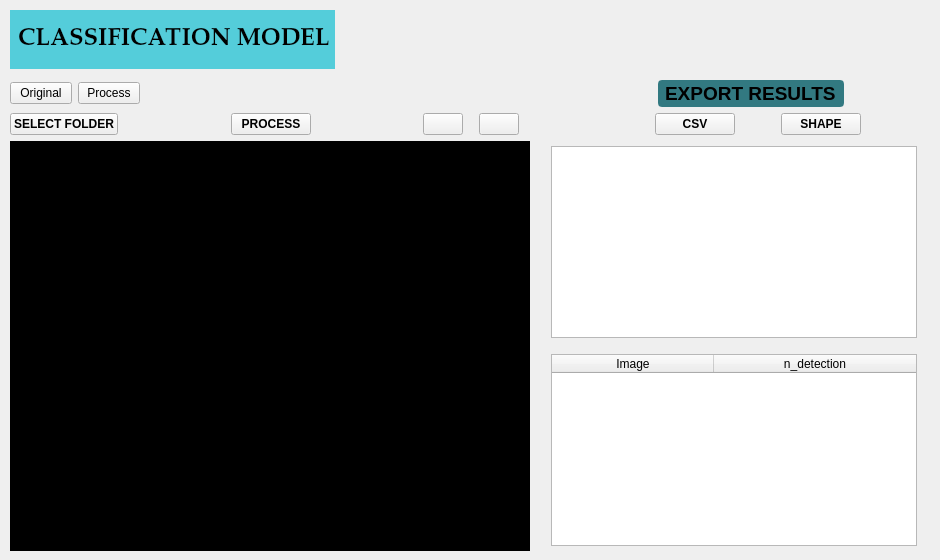
         <widget class="QWidget" name="p_model1">
          <property name="sizePolicy">
           <sizepolicy hsizetype="Preferred" vsizetype="Preferred">
            <horstretch>0</horstretch>
            <verstretch>0</verstretch>
           </sizepolicy>
          </property>
          <property name="maximumSize">
           <size>
            <width>16777215</width>
            <height>16777215</height>
           </size>
          </property>
          <property name="layoutDirection">
           <enum>Qt::LeftToRight</enum>
          </property>
          <property name="styleSheet">
           <string notr="true"/>
          </property>
          <widget class="QWidget" name="layoutWidget_3">
           <property name="geometry">
            <rect>
             <x>10</x>
             <y>10</y>
             <width>921</width>
             <height>541</height>
            </rect>
           </property>
           <layout class="QVBoxLayout" name="l_bodyhome_3">
            <property name="spacing">
             <number>6</number>
            </property>
            <property name="topMargin">
             <number>0</number>
            </property>
            <item>
             <layout class="QHBoxLayout" name="horizontalLayout_8">
              <property name="spacing">
               <number>0</number>
              </property>
              <property name="topMargin">
               <number>0</number>
              </property>
              <item>
               <widget class="QLabel" name="titulo_model_3">
                <property name="sizePolicy">
                 <sizepolicy hsizetype="Preferred" vsizetype="MinimumExpanding">
                  <horstretch>0</horstretch>
                  <verstretch>0</verstretch>
                 </sizepolicy>
                </property>
                <property name="minimumSize">
                 <size>
                  <width>0</width>
                  <height>0</height>
                 </size>
                </property>
                <property name="maximumSize">
                 <size>
                  <width>325</width>
                  <height>16777215</height>
                 </size>
                </property>
                <property name="font">
                 <font>
                  <family>Palatino Linotype</family>
                  <pointsize>18</pointsize>
                  <weight>75</weight>
                  <bold>true</bold>
                 </font>
                </property>
                <property name="layoutDirection">
                 <enum>Qt::RightToLeft</enum>
                </property>
                <property name="styleSheet">
                 <string notr="true">
 

border: 2px solid  rgb(84, 205, 218);
background-color: rgb(84, 205, 218);</string>
                </property>
                <property name="text">
                 <string>CLASSIFICATION MODEL</string>
                </property>
               </widget>
              </item>
              <item>
               <spacer name="horizontalSpacer_21">
                <property name="orientation">
                 <enum>Qt::Horizontal</enum>
                </property>
                <property name="sizeType">
                 <enum>QSizePolicy::MinimumExpanding</enum>
                </property>
                <property name="sizeHint" stdset="0">
                 <size>
                  <width>50</width>
                  <height>20</height>
                 </size>
                </property>
               </spacer>
              </item>
             </layout>
            </item>
            <item>
             <spacer name="verticalSpacer_6">
              <property name="orientation">
               <enum>Qt::Vertical</enum>
              </property>
              <property name="sizeType">
               <enum>QSizePolicy::Preferred</enum>
              </property>
              <property name="sizeHint" stdset="0">
               <size>
                <width>20</width>
                <height>5</height>
               </size>
              </property>
             </spacer>
            </item>
            <item>
             <layout class="QHBoxLayout" name="ho_titulo2_3">
              <item>
               <widget class="QPushButton" name="pushButton">
                <property name="maximumSize">
                 <size>
                  <width>62</width>
                  <height>16777215</height>
                 </size>
                </property>
                <property name="text">
                 <string>Original</string>
                </property>
               </widget>
              </item>
              <item>
               <widget class="QPushButton" name="pushButton_2">
                <property name="maximumSize">
                 <size>
                  <width>62</width>
                  <height>16777215</height>
                 </size>
                </property>
                <property name="text">
                 <string>Process</string>
                </property>
               </widget>
              </item>
              <item>
               <spacer name="horizontalSpacer_3">
                <property name="orientation">
                 <enum>Qt::Horizontal</enum>
                </property>
                <property name="sizeType">
                 <enum>QSizePolicy::Maximum</enum>
                </property>
                <property name="sizeHint" stdset="0">
                 <size>
                  <width>260</width>
                  <height>20</height>
                 </size>
                </property>
               </spacer>
              </item>
              <item>
               <widget class="QLabel" name="label_7">
                <property name="sizePolicy">
                 <sizepolicy hsizetype="Maximum" vsizetype="Maximum">
                  <horstretch>0</horstretch>
                  <verstretch>0</verstretch>
                 </sizepolicy>
                </property>
                <property name="maximumSize">
                 <size>
                  <width>300</width>
                  <height>100</height>
                 </size>
                </property>
                <property name="styleSheet">
                 <string notr="true">QLabel{
	background-color:rgba(0, 0, 0,0);
	text-align: center;
}
</string>
                </property>
                <property name="text">
                 <string/>
                </property>
               </widget>
              </item>
              <item>
               <spacer name="horizontalSpacer_22">
                <property name="orientation">
                 <enum>Qt::Horizontal</enum>
                </property>
                <property name="sizeType">
                 <enum>QSizePolicy::Maximum</enum>
                </property>
                <property name="sizeHint" stdset="0">
                 <size>
                  <width>115</width>
                  <height>20</height>
                 </size>
                </property>
               </spacer>
              </item>
              <item>
               <widget class="QLabel" name="titulo_4">
                <property name="font">
                 <font>
                  <family>Yu Gothic UI</family>
                  <pointsize>14</pointsize>
                  <weight>75</weight>
                  <bold>true</bold>
                 </font>
                </property>
                <property name="styleSheet">
                 <string notr="true">background-color: rgb(50, 121, 129);
border-radius: 4px;
border: 2px solid  rgb(50, 121, 129);

</string>
                </property>
                <property name="text">
                 <string>EXPORT RESULTS</string>
                </property>
               </widget>
              </item>
              <item>
               <spacer name="horizontalSpacer_23">
                <property name="orientation">
                 <enum>Qt::Horizontal</enum>
                </property>
                <property name="sizeType">
                 <enum>QSizePolicy::Maximum</enum>
                </property>
                <property name="sizeHint" stdset="0">
                 <size>
                  <width>87</width>
                  <height>20</height>
                 </size>
                </property>
               </spacer>
              </item>
             </layout>
            </item>
            <item>
             <layout class="QHBoxLayout" name="horizontalLayout_9">
              <item>
               <widget class="QPushButton" name="b1_select_3">
                <property name="font">
                 <font>
                  <weight>75</weight>
                  <bold>true</bold>
                 </font>
                </property>
                <property name="text">
                 <string>SELECT FOLDER</string>
                </property>
                <property name="icon">
                 <iconset>
                  <normaloff>:/iconos/folder-plus.svg</normaloff>:/iconos/folder-plus.svg</iconset>
                </property>
                <property name="iconSize">
                 <size>
                  <width>20</width>
                  <height>20</height>
                 </size>
                </property>
               </widget>
              </item>
              <item>
               <spacer name="horizontalSpacer_24">
                <property name="orientation">
                 <enum>Qt::Horizontal</enum>
                </property>
                <property name="sizeHint" stdset="0">
                 <size>
                  <width>40</width>
                  <height>20</height>
                 </size>
                </property>
               </spacer>
              </item>
              <item>
               <widget class="QPushButton" name="b2_process_3">
                <property name="font">
                 <font>
                  <weight>75</weight>
                  <bold>true</bold>
                 </font>
                </property>
                <property name="text">
                 <string>PROCESS</string>
                </property>
                <property name="icon">
                 <iconset>
                  <normaloff>:/iconos/eye.svg</normaloff>:/iconos/eye.svg</iconset>
                </property>
                <property name="iconSize">
                 <size>
                  <width>20</width>
                  <height>20</height>
                 </size>
                </property>
               </widget>
              </item>
              <item>
               <spacer name="horizontalSpacer_25">
                <property name="orientation">
                 <enum>Qt::Horizontal</enum>
                </property>
                <property name="sizeType">
                 <enum>QSizePolicy::Expanding</enum>
                </property>
                <property name="sizeHint" stdset="0">
                 <size>
                  <width>40</width>
                  <height>20</height>
                 </size>
                </property>
               </spacer>
              </item>
              <item>
               <widget class="QPushButton" name="b3_left_3">
                <property name="font">
                 <font>
                  <weight>75</weight>
                  <bold>true</bold>
                 </font>
                </property>
                <property name="text">
                 <string/>
                </property>
                <property name="icon">
                 <iconset>
                  <normaloff>:/iconos/chevrons-left.svg</normaloff>:/iconos/chevrons-left.svg</iconset>
                </property>
                <property name="iconSize">
                 <size>
                  <width>20</width>
                  <height>20</height>
                 </size>
                </property>
               </widget>
              </item>
              <item>
               <spacer name="horizontalSpacer_26">
                <property name="orientation">
                 <enum>Qt::Horizontal</enum>
                </property>
                <property name="sizeType">
                 <enum>QSizePolicy::Preferred</enum>
                </property>
                <property name="sizeHint" stdset="0">
                 <size>
                  <width>10</width>
                  <height>20</height>
                 </size>
                </property>
               </spacer>
              </item>
              <item>
               <widget class="QPushButton" name="b4_right_3">
                <property name="font">
                 <font>
                  <weight>75</weight>
                  <bold>true</bold>
                 </font>
                </property>
                <property name="text">
                 <string/>
                </property>
                <property name="icon">
                 <iconset>
                  <normaloff>:/iconos/chevrons-right.svg</normaloff>:/iconos/chevrons-right.svg</iconset>
                </property>
                <property name="iconSize">
                 <size>
                  <width>20</width>
                  <height>20</height>
                 </size>
                </property>
               </widget>
              </item>
              <item>
               <spacer name="horizontalSpacer_27">
                <property name="orientation">
                 <enum>Qt::Horizontal</enum>
                </property>
                <property name="sizeType">
                 <enum>QSizePolicy::Expanding</enum>
                </property>
                <property name="sizeHint" stdset="0">
                 <size>
                  <width>130</width>
                  <height>20</height>
                 </size>
                </property>
               </spacer>
              </item>
              <item>
               <widget class="QPushButton" name="b5_csv_3">
                <property name="font">
                 <font>
                  <weight>75</weight>
                  <bold>true</bold>
                 </font>
                </property>
                <property name="text">
                 <string>CSV</string>
                </property>
                <property name="icon">
                 <iconset>
                  <normaloff>:/iconos/file-text.svg</normaloff>:/iconos/file-text.svg</iconset>
                </property>
                <property name="iconSize">
                 <size>
                  <width>20</width>
                  <height>20</height>
                 </size>
                </property>
               </widget>
              </item>
              <item>
               <spacer name="horizontalSpacer_28">
                <property name="orientation">
                 <enum>Qt::Horizontal</enum>
                </property>
                <property name="sizeType">
                 <enum>QSizePolicy::Preferred</enum>
                </property>
                <property name="sizeHint" stdset="0">
                 <size>
                  <width>40</width>
                  <height>20</height>
                 </size>
                </property>
               </spacer>
              </item>
              <item>
               <widget class="QPushButton" name="b6_shape_3">
                <property name="font">
                 <font>
                  <weight>75</weight>
                  <bold>true</bold>
                 </font>
                </property>
                <property name="text">
                 <string>SHAPE</string>
                </property>
                <property name="icon">
                 <iconset>
                  <normaloff>:/iconos/list.svg</normaloff>:/iconos/list.svg</iconset>
                </property>
                <property name="iconSize">
                 <size>
                  <width>20</width>
                  <height>20</height>
                 </size>
                </property>
               </widget>
              </item>
              <item>
               <spacer name="horizontalSpacer_29">
                <property name="orientation">
                 <enum>Qt::Horizontal</enum>
                </property>
                <property name="sizeType">
                 <enum>QSizePolicy::Preferred</enum>
                </property>
                <property name="sizeHint" stdset="0">
                 <size>
                  <width>70</width>
                  <height>20</height>
                 </size>
                </property>
               </spacer>
              </item>
             </layout>
            </item>
            <item>
             <layout class="QHBoxLayout" name="lout3_3">
              <item>
               <widget class="QLabel" name="l_image_3">
                <property name="sizePolicy">
                 <sizepolicy hsizetype="Preferred" vsizetype="Preferred">
                  <horstretch>0</horstretch>
                  <verstretch>0</verstretch>
                 </sizepolicy>
                </property>
                <property name="minimumSize">
                 <size>
                  <width>520</width>
                  <height>250</height>
                 </size>
                </property>
                <property name="font">
                 <font>
                  <family>MS Sans Serif</family>
                 </font>
                </property>
                <property name="styleSheet">
                 <string notr="true">background-color: rgb(0,0,0);</string>
                </property>
                <property name="frameShape">
                 <enum>QFrame::NoFrame</enum>
                </property>
                <property name="text">
                 <string/>
                </property>
               </widget>
              </item>
              <item>
               <spacer name="horizontalSpacer_30">
                <property name="orientation">
                 <enum>Qt::Horizontal</enum>
                </property>
                <property name="sizeType">
                 <enum>QSizePolicy::Minimum</enum>
                </property>
                <property name="sizeHint" stdset="0">
                 <size>
                  <width>15</width>
                  <height>10</height>
                 </size>
                </property>
               </spacer>
              </item>
              <item>
               <layout class="QVBoxLayout" name="verticalLayout_10">
                <property name="topMargin">
                 <number>5</number>
                </property>
                <property name="rightMargin">
                 <number>14</number>
                </property>
                <property name="bottomMargin">
                 <number>5</number>
                </property>
                <item>
                 <widget class="QTableWidget" name="tabla2_3">
                  <property name="sizePolicy">
                   <sizepolicy hsizetype="Expanding" vsizetype="Expanding">
                    <horstretch>0</horstretch>
                    <verstretch>0</verstretch>
                   </sizepolicy>
                  </property>
                  <attribute name="horizontalHeaderVisible">
                   <bool>false</bool>
                  </attribute>
                  <attribute name="horizontalHeaderCascadingSectionResizes">
                   <bool>false</bool>
                  </attribute>
                  <attribute name="horizontalHeaderDefaultSectionSize">
                   <number>80</number>
                  </attribute>
                  <attribute name="horizontalHeaderHighlightSections">
                   <bool>false</bool>
                  </attribute>
                  <attribute name="horizontalHeaderMinimumSectionSize">
                   <number>20</number>
                  </attribute>
                  <attribute name="horizontalHeaderShowSortIndicator" stdset="0">
                   <bool>false</bool>
                  </attribute>
                  <attribute name="horizontalHeaderStretchLastSection">
                   <bool>true</bool>
                  </attribute>
                  <attribute name="verticalHeaderCascadingSectionResizes">
                   <bool>false</bool>
                  </attribute>
                  <attribute name="verticalHeaderMinimumSectionSize">
                   <number>10</number>
                  </attribute>
                  <attribute name="verticalHeaderShowSortIndicator" stdset="0">
                   <bool>false</bool>
                  </attribute>
                  <attribute name="verticalHeaderStretchLastSection">
                   <bool>false</bool>
                  </attribute>
                  <column>
                   <property name="text">
                    <string>Pixel min</string>
                   </property>
                  </column>
                  <column>
                   <property name="text">
                    <string>Pixel Max</string>
                   </property>
                  </column>
                  <column>
                   <property name="text">
                    <string>Lat</string>
                   </property>
                  </column>
                  <column>
                   <property name="text">
                    <string>Long</string>
                   </property>
                  </column>
                 </widget>
                </item>
                <item>
                 <spacer name="verticalSpacer_4">
                  <property name="orientation">
                   <enum>Qt::Vertical</enum>
                  </property>
                  <property name="sizeType">
                   <enum>QSizePolicy::MinimumExpanding</enum>
                  </property>
                  <property name="sizeHint" stdset="0">
                   <size>
                    <width>10</width>
                    <height>10</height>
                   </size>
                  </property>
                 </spacer>
                </item>
                <item>
                 <widget class="QTableWidget" name="tabla_d2_2">
                  <attribute name="horizontalHeaderCascadingSectionResizes">
                   <bool>true</bool>
                  </attribute>
                  <attribute name="horizontalHeaderDefaultSectionSize">
                   <number>162</number>
                  </attribute>
                  <attribute name="horizontalHeaderHighlightSections">
                   <bool>true</bool>
                  </attribute>
                  <attribute name="horizontalHeaderStretchLastSection">
                   <bool>true</bool>
                  </attribute>
                  <attribute name="verticalHeaderMinimumSectionSize">
                   <number>10</number>
                  </attribute>
                  <column>
                   <property name="text">
                    <string>Image</string>
                   </property>
                  </column>
                  <column>
                   <property name="text">
                    <string>n_detection</string>
                   </property>
                  </column>
                 </widget>
                </item>
               </layout>
              </item>
             </layout>
            </item>
           </layout>
          </widget>
         </widget>
